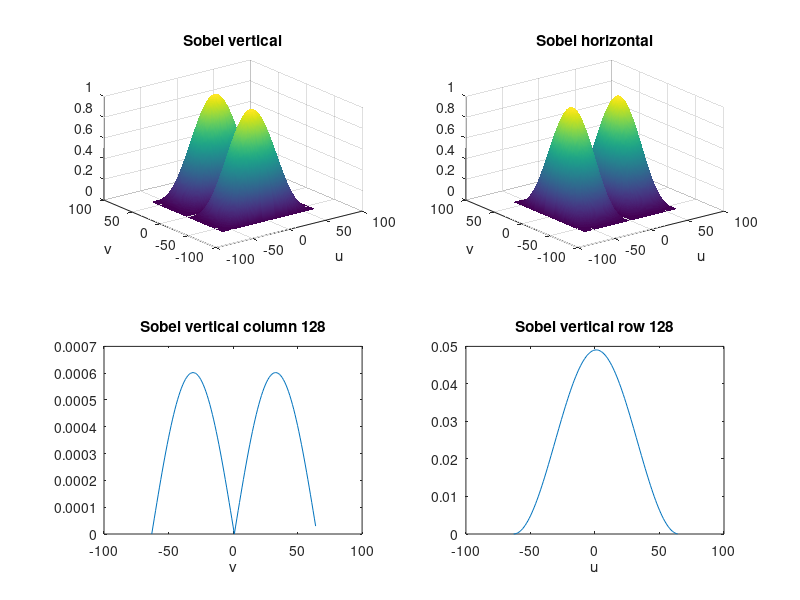
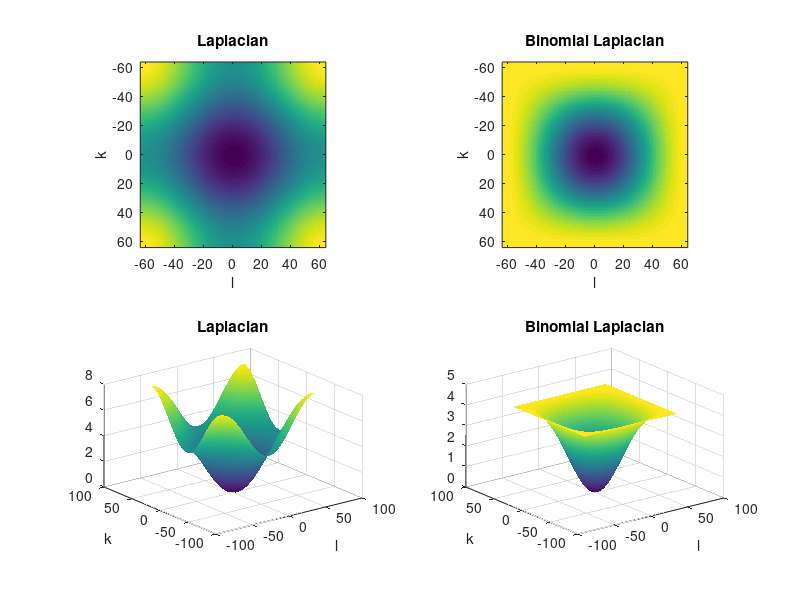
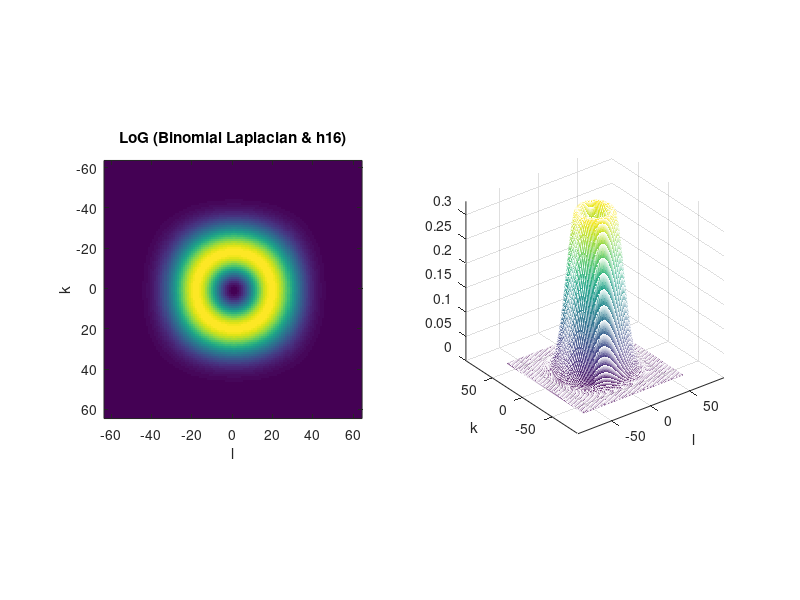

These charts were generated, in order, by the following MATLAB code:
%% Sobels
N = 128;
Sx = [1 2 1 ; 0 0 0 ; -1 -2 -1]/8;
Sy = [1 0 -1 ; 2 0 -2 ; 1 0 -1]/8;
Hx = fftshift(fft2(Sx,N,N));
Hy = fftshift(fft2(Sy,N,N));

r1 = 0:(N-1);
r2 = -(N/2-1):(N/2);
figure(1);colormap default
subplot(221);surf(r2,r2,abs(Hx));shading interp
xlabel('u');ylabel('v');title('Sobel vertical')
subplot(222);surf(r2,r2,abs(Hy));shading interp
xlabel('u');ylabel('v');title('Sobel horizontal')
subplot(223);plot(r2,abs(Hx(:,128)));
xlabel('v');title('Sobel vertical column 128')
subplot(224);plot(r2,abs(Hx(128,:)));
xlabel('u');title('Sobel vertical row 128')
% print -djpeg ../figures/filt_fourier_sobel.jpg

%% Laplacians
L1 = [0 1 0 ; 1 -4 1 ; 0 1 0];
L2 = [1 2 1; 2 -12 2 ; 1 2 1]/4;
Hx = fftshift(fft2(L1,N,N));
Hy = fftshift(fft2(L2,N,N));

h1h = [0.5 0.5]; h1v = h1h';
h1 = h1v*h1h; 
h2 = conv2(h1,h1);
h4 = conv2(h2,h2); 
h16 = conv2(h4,h4); 
h32 = conv2(h16,h2);


r1 = 0:(N-1);
r2 = -(N/2-1):(N/2);

figure(2);clf;colormap default
subplot(221);imagesc(r2,r2,abs(Hx));axis image
xlabel('l');ylabel('k');title('Laplacian')
subplot(222);imagesc(r2,r2,abs(Hy));axis image
xlabel('l');ylabel('k');title('Binomial Laplacian')
subplot(223);surf(r2,r2,abs(Hx));shading interp
xlabel('l');ylabel('k');title('Laplacian')
subplot(224);surf(r2,r2,abs(Hy));shading interp
xlabel('l');ylabel('k');title('Binomial Laplacian')
% print -djpeg ../figures/filt_fourier_laplacian1.jpg

Hy = fftshift(fft2(L2,N,N).*fft2(h16,N,N));
figure(3);clf
subplot(121);imagesc(r2,r2,abs(Hy));axis image
xlabel('l');ylabel('k');title('LoG (Binomial Laplacian & h16)')
subplot(122);mesh(r2,r2,abs(Hy)); axis vis3d
xlabel('l');ylabel('k');
% print -djpeg ../figures/filt_fourier_laplacian2.jpg

